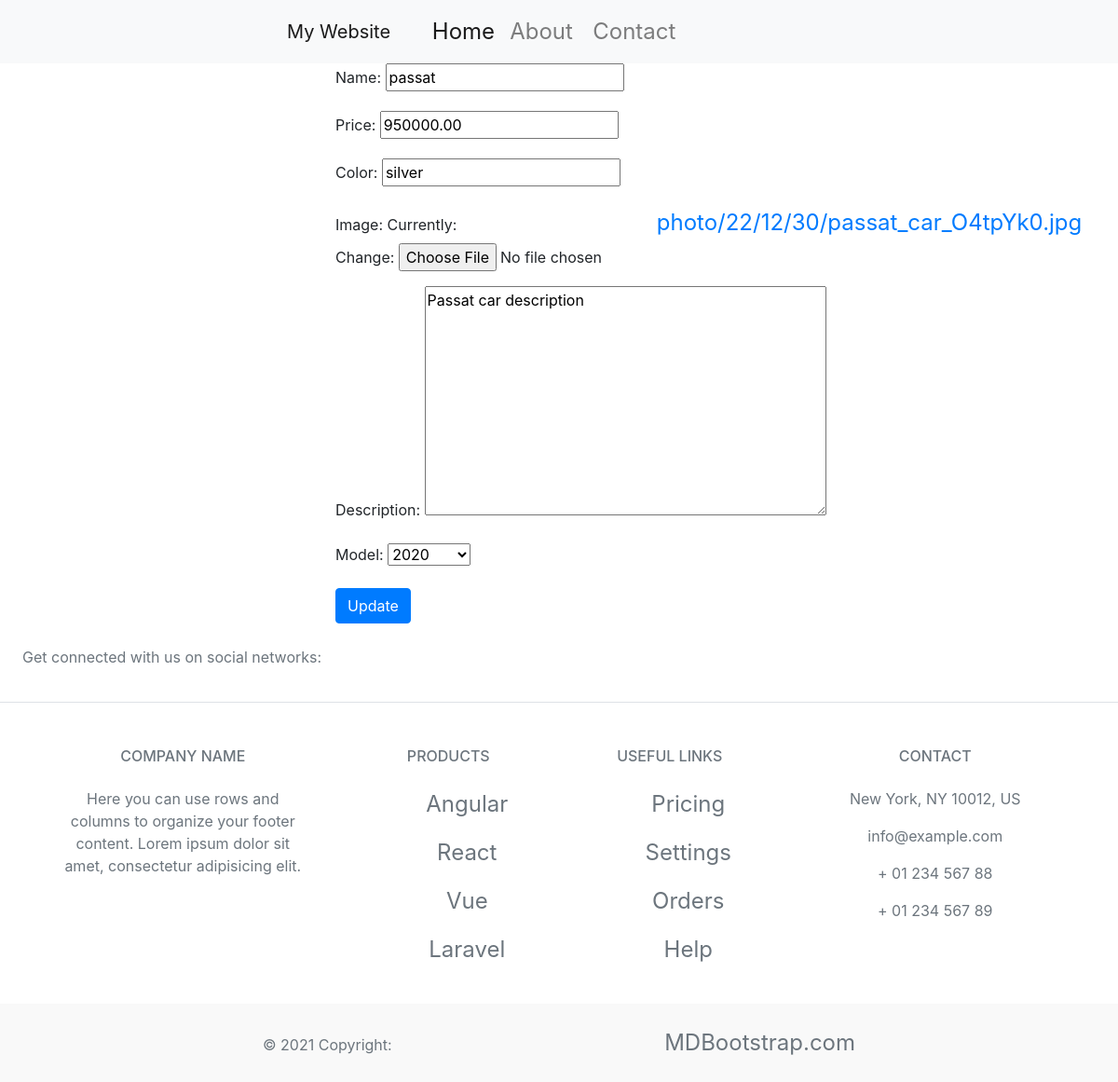
The page /app1/updatecar/13 on the database its author committed.
### app1/models.py (models this page shows)
class Car(models.Model):
    name = models.CharField(max_length=50,null=True,blank=True)
    price = models.DecimalField(max_digits=10,decimal_places=2)
    color = models.CharField(max_length=20)
    image = models.ImageField(upload_to='photo/%y/%m/%d')
    description = models.TextField(max_length=100)
    model_choices=(('2010','2010'),('2015','2015'),('2020','2020'))
    model = models.CharField(max_length=20,choices=model_choices)
    class Meta:
        ordering=['name']

### app1/views.py (the view)
# urls.py: path('updatecar/<id>',views.updateCar,name='updatewithid'),
def updateCar(request, id):
    car = Car.objects.get(pk=id)
    if request.method == 'POST':
        form = CarForm(request.POST, instance=car)
        if form.is_valid():
            form.save()
            car_dict={'cars': Car.objects.all()}
            return render(request,'app1/index.html',car_dict)
    else:
        form = CarForm(instance=car)
    return render(request, 'app1/updatecar.html', {'form': form})

### app1/forms.py
class CarForm(forms.ModelForm):
    class Meta:
        model = Car
        fields = '__all__'

### templates/app1/updatecar.html (shortened to what this page needs)
{% extends 'base.html' %}
{% block content %}
<form method="post" enctype="multipart/form-data" style="margin-left: 30%;">
    {{ form.as_p }}
    <button type="submit" class="btn btn-primary">Update</button>
</form>
{% endblock %}

### devops/static/css/styles.css (style rules this page uses)
table,th,tr,thead ,a { margin-left: 25% ; font-size: x-large; }
body { background-color: rgb(57, 34, 7); }

### rows shown on the page
Car: name "passat", price "950000.00", color "silver", description "Passat car description", model "2020"
